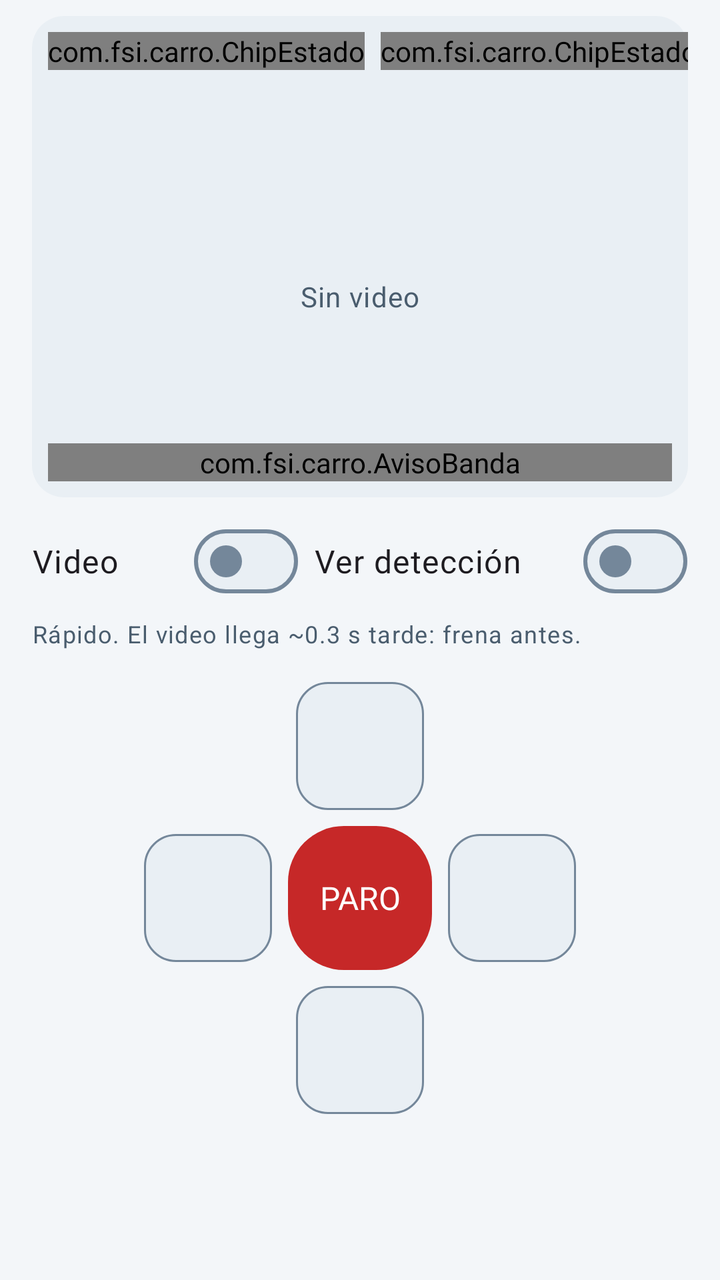
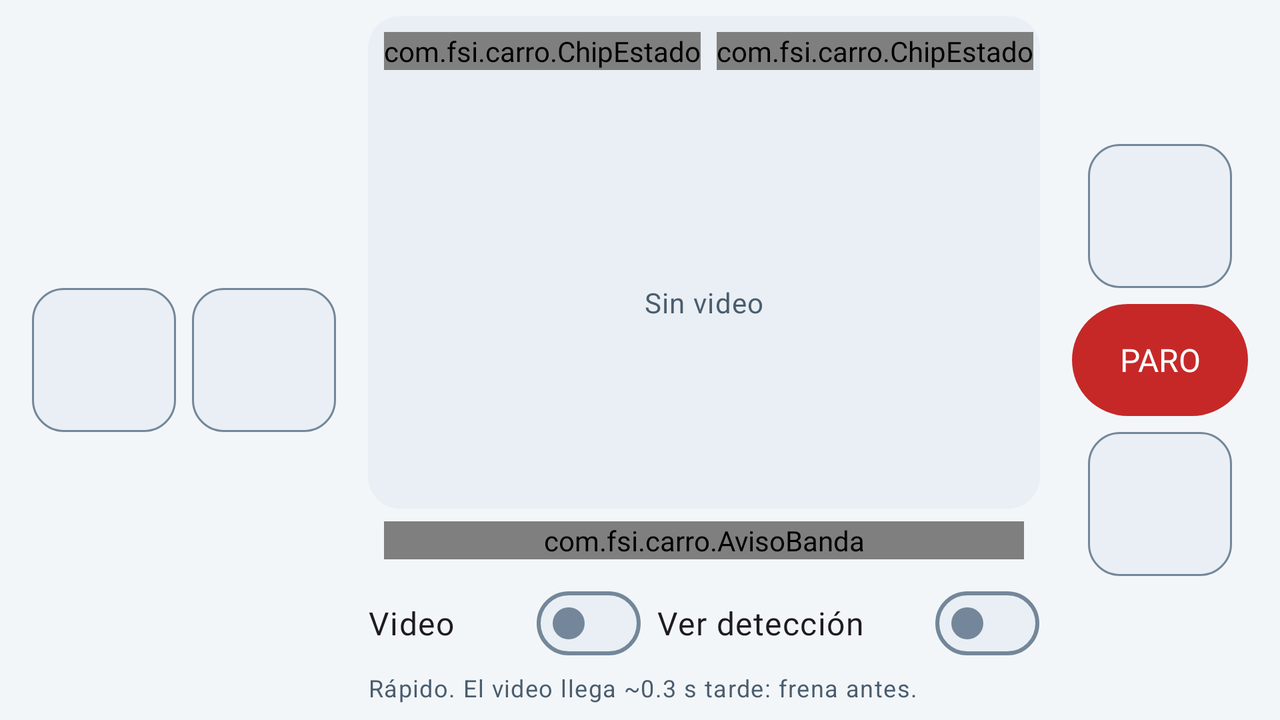

An Android layout and its configuration variant, each rendered on a device that would load it. The default file and the variant file are quoted in full after the pictures.
<!-- AndroidManifest.xml: application theme TemaApp -->
<!-- res/layout/fragment_manual.xml -->
<?xml version="1.0" encoding="utf-8"?>
<ScrollView xmlns:android="http://schemas.android.com/apk/res/android"
    xmlns:app="http://schemas.android.com/apk/res-auto"
    android:layout_width="match_parent"
    android:layout_height="match_parent"
    android:background="@color/fondo"
    android:overScrollMode="never"
    android:clipToPadding="false"
    android:fillViewport="true"
    android:paddingBottom="@dimen/e2">

    <LinearLayout
        android:layout_width="match_parent"
        android:layout_height="wrap_content"
        android:orientation="vertical"
        android:paddingStart="@dimen/margen_pantalla"
        android:paddingTop="@dimen/e1"
        android:paddingEnd="@dimen/margen_pantalla">

        <include layout="@layout/view_video_manual" />

        <LinearLayout
            android:layout_width="match_parent"
            android:layout_height="wrap_content"
            android:layout_marginTop="@dimen/e1"
            android:orientation="horizontal">

            <com.google.android.material.materialswitch.MaterialSwitch
                android:id="@+id/manual_switch_video"
                android:layout_width="0dp"
                android:layout_height="wrap_content"
                android:layout_weight="1"
                android:text="@string/manual_video"
                android:textAppearance="@style/Texto.Cuerpo" />

            <com.google.android.material.materialswitch.MaterialSwitch
                android:id="@+id/manual_switch_deteccion"
                android:layout_width="0dp"
                android:layout_height="wrap_content"
                android:layout_marginStart="@dimen/e1"
                android:layout_weight="1.4"
                android:text="@string/manual_ver_deteccion"
                android:textAppearance="@style/Texto.Cuerpo" />
        </LinearLayout>

        <TextView
            android:id="@+id/manual_aviso_retraso"
            style="@style/Texto.Etiqueta"
            android:layout_width="match_parent"
            android:layout_height="wrap_content"
            android:layout_marginTop="@dimen/e0"
            android:text="@string/manual_aviso_retraso" />

        <LinearLayout
            android:layout_width="wrap_content"
            android:layout_height="wrap_content"
            android:layout_gravity="center_horizontal"
            android:layout_marginTop="@dimen/e2"
            android:orientation="vertical">

            <com.google.android.material.button.MaterialButton
                android:id="@+id/boton_adelante"
                style="@style/Boton.Manejo"
                android:layout_width="@dimen/cruceta_boton"
                android:layout_height="@dimen/cruceta_boton"
                android:layout_gravity="center_horizontal"
                android:contentDescription="@string/adelante"
                app:icon="@drawable/ic_arrow_upward" />

            <LinearLayout
                android:layout_width="wrap_content"
                android:layout_height="wrap_content"
                android:layout_marginTop="@dimen/e1"
                android:layout_marginBottom="@dimen/e1"
                android:gravity="center_vertical"
                android:orientation="horizontal">

                <com.google.android.material.button.MaterialButton
                    android:id="@+id/boton_izquierda"
                    style="@style/Boton.Manejo"
                    android:layout_width="@dimen/cruceta_boton"
                    android:layout_height="@dimen/cruceta_boton"
                    android:contentDescription="@string/izquierda"
                    app:icon="@drawable/ic_arrow_back" />

                <com.google.android.material.button.MaterialButton
                    android:id="@+id/boton_paro"
                    style="@style/Boton.Paro"
                    android:layout_width="wrap_content"
                    android:layout_height="@dimen/paro_cruceta"
                    android:minWidth="@dimen/paro_cruceta"
                    android:layout_marginStart="@dimen/e1"
                    android:layout_marginEnd="@dimen/e1"
                    android:insetLeft="0dp"
                    android:insetRight="0dp"
                    android:maxLines="1"
                    android:paddingStart="12dp"
                    android:paddingEnd="12dp"
                    android:text="@string/paro"
                    android:textSize="16sp" />

                <com.google.android.material.button.MaterialButton
                    android:id="@+id/boton_derecha"
                    style="@style/Boton.Manejo"
                    android:layout_width="@dimen/cruceta_boton"
                    android:layout_height="@dimen/cruceta_boton"
                    android:contentDescription="@string/derecha"
                    app:icon="@drawable/ic_arrow_forward" />
            </LinearLayout>

            <com.google.android.material.button.MaterialButton
                android:id="@+id/boton_atras"
                style="@style/Boton.Manejo"
                android:layout_width="@dimen/cruceta_boton"
                android:layout_height="@dimen/cruceta_boton"
                android:layout_gravity="center_horizontal"
                android:contentDescription="@string/atras"
                app:icon="@drawable/ic_arrow_downward" />
        </LinearLayout>
    </LinearLayout>
</ScrollView>
<!-- res/layout/view_video_manual.xml (included above) -->
<?xml version="1.0" encoding="utf-8"?>
<androidx.constraintlayout.widget.ConstraintLayout xmlns:android="http://schemas.android.com/apk/res/android"
    xmlns:app="http://schemas.android.com/apk/res-auto"
    android:layout_width="match_parent"
    android:layout_height="wrap_content">

    <com.google.android.material.imageview.ShapeableImageView
        android:id="@+id/manual_video"
        android:layout_width="0dp"
        android:layout_height="0dp"
        android:background="@color/superficie_alta"
        android:contentDescription="@string/manual_video"
        android:scaleType="fitCenter"
        app:layout_constraintDimensionRatio="240:176"
        app:layout_constraintEnd_toEndOf="parent"
        app:layout_constraintStart_toStartOf="parent"
        app:layout_constraintTop_toTopOf="parent"
        app:shapeAppearanceOverlay="@style/FormaDialogo" />

    <com.fsi.carro.VistaNumerosDeteccion
        android:id="@+id/manual_overlay"
        android:layout_width="0dp"
        android:layout_height="0dp"
        android:visibility="gone"
        app:layout_constraintBottom_toBottomOf="@id/manual_video"
        app:layout_constraintEnd_toEndOf="@id/manual_video"
        app:layout_constraintStart_toStartOf="@id/manual_video"
        app:layout_constraintTop_toTopOf="@id/manual_video" />

    <LinearLayout
        android:id="@+id/manual_placeholder"
        android:layout_width="0dp"
        android:layout_height="wrap_content"
        android:gravity="center"
        android:orientation="vertical"
        app:layout_constraintBottom_toBottomOf="@id/manual_video"
        app:layout_constraintEnd_toEndOf="@id/manual_video"
        app:layout_constraintStart_toStartOf="@id/manual_video"
        app:layout_constraintTop_toTopOf="@id/manual_video">

        <ImageView
            android:layout_width="32dp"
            android:layout_height="32dp"
            android:importantForAccessibility="no"
            android:src="@drawable/ic_videocam_off"
            app:tint="@color/texto_suave" />

        <TextView
            android:id="@+id/manual_placeholder_texto"
            style="@style/Texto.Suave"
            android:layout_width="wrap_content"
            android:layout_height="wrap_content"
            android:layout_marginTop="@dimen/e1"
            android:text="@string/manual_sin_video" />
    </LinearLayout>

    <LinearLayout
        android:layout_width="wrap_content"
        android:layout_height="wrap_content"
        android:layout_margin="@dimen/e1"
        android:orientation="horizontal"
        app:layout_constraintStart_toStartOf="@id/manual_video"
        app:layout_constraintTop_toTopOf="@id/manual_video">

        <com.fsi.carro.ChipEstado
            android:id="@+id/manual_chip_retraso"
            android:layout_width="wrap_content"
            android:layout_height="wrap_content" />

        <com.fsi.carro.ChipEstado
            android:id="@+id/manual_chip_fps"
            android:layout_width="wrap_content"
            android:layout_height="wrap_content"
            android:layout_marginStart="@dimen/e1" />
    </LinearLayout>
    
    <com.fsi.carro.AvisoBanda
        android:id="@+id/manual_aviso"
        android:layout_width="0dp"
        android:layout_height="wrap_content"
        android:layout_margin="@dimen/e1"
        app:layout_constraintBottom_toBottomOf="parent"
        app:layout_constraintEnd_toEndOf="@id/manual_video"
        app:layout_constraintStart_toStartOf="@id/manual_video" />
</androidx.constraintlayout.widget.ConstraintLayout>
<!-- resources referenced by this layout -->
<resources>
  <color name="fondo">#F3F6F9</color>
  <color name="superficie_alta">#E9EFF4</color>
  <color name="texto_suave">#4A5D6E</color>
  <dimen name="cruceta_boton">64dp</dimen>
  <dimen name="e0">4dp</dimen>
  <dimen name="e1">8dp</dimen>
  <dimen name="e2">16dp</dimen>
  <dimen name="margen_pantalla">16dp</dimen>
  <dimen name="paro_cruceta">72dp</dimen>
  <string name="adelante">Adelante</string>
  <string name="atras">Atrás</string>
  <string name="derecha">Derecha</string>
  <string name="izquierda">Izquierda</string>
  <string name="manual_aviso_retraso">Rápido. El video llega ~0.3 s tarde: frena antes.</string>
  <string name="manual_sin_video">Sin video</string>
  <string name="manual_ver_deteccion">Ver detección</string>
  <string name="manual_video">Video</string>
  <string name="paro">PARO</string>
  <style name="FormaDialogo">
          <item name="cornerFamily">rounded</item>
          <item name="cornerSize">@dimen/radio_tarjeta</item>
      </style>
  <style name="Texto.Cuerpo" parent="TextAppearance.Material3.BodyLarge">
          <item name="android:lineHeight">24sp</item>
          <item name="android:fontFamily">@font/inter</item>
          <item name="android:textSize">16sp</item>
          <item name="android:textColor">@color/texto</item>
      </style>
  <style name="Texto.Etiqueta" parent="TextAppearance.Material3.BodyLarge">
          <item name="android:lineHeight">16sp</item>
          <item name="android:fontFamily">@font/inter_medium</item>
          <item name="android:textSize">12sp</item>
          <item name="android:textColor">@color/texto_suave</item>
          <item name="android:letterSpacing">0.04</item>
      </style>
  <style name="Texto.Suave" parent="Texto.Cuerpo">
          <item name="android:lineHeight">20sp</item>
          <item name="android:textColor">@color/texto_suave</item>
          <item name="android:textSize">14sp</item>
      </style>
  <color name="borde_fuerte">#74879A</color>
  <dimen name="borde_fino">1dp</dimen>
  <color name="texto">#0F1B26</color>
  <dimen name="radio_tarjeta">16dp</dimen>
  <dimen name="toque_manejo">56dp</dimen>
  <color name="acento">#0B7285</color>
  <color name="paro">#C62828</color>
  <color name="sobre_paro">#FFFFFF</color>
  <dimen name="radio_boton">28dp</dimen>
  <style name="TextoBoton" parent="TextAppearance.Material3.LabelLarge">
          <item name="android:lineHeight">24sp</item>
          <item name="android:fontFamily">@font/inter_semibold</item>
          <item name="android:textSize">16sp</item>
          <item name="android:letterSpacing">0</item>
      </style>
  <color name="sobre_acento">#FFFFFF</color>
  <color name="acento_texto">#0B7285</color>
  <color name="superficie">#FFFFFF</color>
  <color name="borde">#D3DCE4</color>
  <color name="peligro">#B3261E</color>
  <style name="Texto.Subtitulo" parent="TextAppearance.Material3.BodyLarge">
          <item name="android:lineHeight">24sp</item>
          <item name="android:fontFamily">@font/inter_medium</item>
          <item name="android:textSize">18sp</item>
          <item name="android:textColor">@color/texto</item>
      </style>
  <style name="Texto.Titulo" parent="TextAppearance.Material3.BodyLarge">
          <item name="android:lineHeight">32sp</item>
          <item name="android:fontFamily">@font/inter_semibold</item>
          <item name="android:textSize">24sp</item>
          <item name="android:textColor">@color/texto</item>
          <item name="android:letterSpacing">-0.01</item>
      </style>
  <style name="Interruptor" parent="Widget.Material3.CompoundButton.MaterialSwitch">
          <item name="android:minHeight">@dimen/toque_minimo</item>
      </style>
  <dimen name="toque_minimo">48dp</dimen>
  <style name="BarraInferior.Indicador" parent="Widget.Material3.BottomNavigationView.ActiveIndicator">
          <item name="android:color">@color/superficie_alta</item>
      </style>
  <style name="Texto.EtiquetaActiva" parent="Texto.Etiqueta">
          <item name="android:textColor">@color/acento_texto</item>
      </style>
  <!-- some entries are left out for length -->
</resources>
<!-- res/layout-land/fragment_manual.xml (the repository's variant of the layout above) -->
<!-- drawn on the phone turned sideways -->
<?xml version="1.0" encoding="utf-8"?>
<LinearLayout xmlns:android="http://schemas.android.com/apk/res/android"
    xmlns:app="http://schemas.android.com/apk/res-auto"
    android:layout_width="match_parent"
    android:layout_height="match_parent"
    android:gravity="center_vertical"
    android:orientation="horizontal"
    android:paddingStart="@dimen/e2"
    android:paddingTop="@dimen/e1"
    android:paddingEnd="@dimen/e2"
    android:paddingBottom="@dimen/e1">

    <LinearLayout
        android:layout_width="wrap_content"
        android:layout_height="wrap_content"
        android:orientation="horizontal">

        <com.google.android.material.button.MaterialButton
            android:id="@+id/boton_izquierda"
            style="@style/Boton.Manejo"
            android:layout_width="72dp"
            android:layout_height="72dp"
            android:contentDescription="@string/izquierda"
            android:paddingStart="20dp"
            app:icon="@drawable/ic_arrow_back" />

        <com.google.android.material.button.MaterialButton
            android:id="@+id/boton_derecha"
            style="@style/Boton.Manejo"
            android:layout_width="72dp"
            android:layout_height="72dp"
            android:layout_marginStart="@dimen/e1"
            android:contentDescription="@string/derecha"
            android:paddingStart="20dp"
            app:icon="@drawable/ic_arrow_forward" />
    </LinearLayout>

    <LinearLayout
        android:layout_width="0dp"
        android:layout_height="match_parent"
        android:layout_marginStart="@dimen/e2"
        android:layout_marginEnd="@dimen/e2"
        android:layout_weight="1"
        android:orientation="vertical">

        <include
            layout="@layout/view_video_manual"
            android:layout_width="match_parent"
            android:layout_height="0dp"
            android:layout_weight="1" />

        <LinearLayout
            android:layout_width="match_parent"
            android:layout_height="wrap_content"
            android:orientation="horizontal">

            <com.google.android.material.materialswitch.MaterialSwitch
                android:id="@+id/manual_switch_video"
                android:layout_width="0dp"
                android:layout_height="wrap_content"
                android:layout_weight="1"
                android:text="@string/manual_video"
                android:textAppearance="@style/Texto.Cuerpo" />

            <com.google.android.material.materialswitch.MaterialSwitch
                android:id="@+id/manual_switch_deteccion"
                android:layout_width="0dp"
                android:layout_height="wrap_content"
                android:layout_marginStart="@dimen/e1"
                android:layout_weight="1.4"
                android:text="@string/manual_ver_deteccion"
                android:textAppearance="@style/Texto.Cuerpo" />
        </LinearLayout>

        <TextView
            android:id="@+id/manual_aviso_retraso"
            style="@style/Texto.Etiqueta"
            android:layout_width="match_parent"
            android:layout_height="wrap_content"
            android:text="@string/manual_aviso_retraso" />
    </LinearLayout>

    <LinearLayout
        android:layout_width="wrap_content"
        android:layout_height="wrap_content"
        android:gravity="center_horizontal"
        android:orientation="vertical">

        <com.google.android.material.button.MaterialButton
            android:id="@+id/boton_adelante"
            style="@style/Boton.Manejo"
            android:layout_width="72dp"
            android:layout_height="72dp"
            android:contentDescription="@string/adelante"
            android:paddingStart="20dp"
            app:icon="@drawable/ic_arrow_upward" />

        <com.google.android.material.button.MaterialButton
            android:id="@+id/boton_paro"
            style="@style/Boton.Paro"
            android:layout_width="wrap_content"
            android:layout_height="@dimen/toque_manejo"
            android:minWidth="88dp"
            android:layout_marginTop="@dimen/e1"
            android:layout_marginBottom="@dimen/e1"
            android:insetLeft="0dp"
            android:insetRight="0dp"
            android:paddingStart="12dp"
            android:maxLines="1"
            android:paddingEnd="12dp"
            android:text="@string/paro"
            android:textSize="16sp" />

        <com.google.android.material.button.MaterialButton
            android:id="@+id/boton_atras"
            style="@style/Boton.Manejo"
            android:layout_width="72dp"
            android:layout_height="72dp"
            android:contentDescription="@string/atras"
            android:paddingStart="20dp"
            app:icon="@drawable/ic_arrow_downward" />
    </LinearLayout>
</LinearLayout>
<!-- resources referenced by the variant -->
<!-- as the phone turned sideways resolves them -->
<resources>
  <color name="superficie_alta">#E9EFF4</color>
  <color name="texto_suave">#4A5D6E</color>
  <dimen name="e1">8dp</dimen>
  <dimen name="e2">16dp</dimen>
  <dimen name="toque_manejo">56dp</dimen>
  <string name="adelante">Adelante</string>
  <string name="atras">Atrás</string>
  <string name="derecha">Derecha</string>
  <string name="izquierda">Izquierda</string>
  <string name="manual_aviso_retraso">Rápido. El video llega ~0.3 s tarde: frena antes.</string>
  <string name="manual_sin_video">Sin video</string>
  <string name="manual_ver_deteccion">Ver detección</string>
  <string name="manual_video">Video</string>
  <string name="paro">PARO</string>
  <style name="FormaDialogo">
          <item name="cornerFamily">rounded</item>
          <item name="cornerSize">@dimen/radio_tarjeta</item>
      </style>
  <style name="Texto.Cuerpo" parent="TextAppearance.Material3.BodyLarge">
          <item name="android:lineHeight">24sp</item>
          <item name="android:fontFamily">@font/inter</item>
          <item name="android:textSize">16sp</item>
          <item name="android:textColor">@color/texto</item>
      </style>
  <style name="Texto.Etiqueta" parent="TextAppearance.Material3.BodyLarge">
          <item name="android:lineHeight">16sp</item>
          <item name="android:fontFamily">@font/inter_medium</item>
          <item name="android:textSize">12sp</item>
          <item name="android:textColor">@color/texto_suave</item>
          <item name="android:letterSpacing">0.04</item>
      </style>
  <style name="Texto.Suave" parent="Texto.Cuerpo">
          <item name="android:lineHeight">20sp</item>
          <item name="android:textColor">@color/texto_suave</item>
          <item name="android:textSize">14sp</item>
      </style>
  <color name="borde_fuerte">#74879A</color>
  <dimen name="borde_fino">1dp</dimen>
  <color name="texto">#0F1B26</color>
  <dimen name="radio_tarjeta">16dp</dimen>
  <color name="acento">#0B7285</color>
  <color name="paro">#C62828</color>
  <color name="sobre_paro">#FFFFFF</color>
  <dimen name="radio_boton">28dp</dimen>
  <style name="TextoBoton" parent="TextAppearance.Material3.LabelLarge">
          <item name="android:lineHeight">24sp</item>
          <item name="android:fontFamily">@font/inter_semibold</item>
          <item name="android:textSize">16sp</item>
          <item name="android:letterSpacing">0</item>
      </style>
  <color name="sobre_acento">#FFFFFF</color>
  <color name="acento_texto">#0B7285</color>
  <color name="superficie">#FFFFFF</color>
  <color name="borde">#D3DCE4</color>
  <color name="peligro">#B3261E</color>
  <color name="fondo">#F3F6F9</color>
  <style name="Texto.Subtitulo" parent="TextAppearance.Material3.BodyLarge">
          <item name="android:lineHeight">24sp</item>
          <item name="android:fontFamily">@font/inter_medium</item>
          <item name="android:textSize">18sp</item>
          <item name="android:textColor">@color/texto</item>
      </style>
  <style name="Texto.Titulo" parent="TextAppearance.Material3.BodyLarge">
          <item name="android:lineHeight">32sp</item>
          <item name="android:fontFamily">@font/inter_semibold</item>
          <item name="android:textSize">24sp</item>
          <item name="android:textColor">@color/texto</item>
          <item name="android:letterSpacing">-0.01</item>
      </style>
  <style name="Interruptor" parent="Widget.Material3.CompoundButton.MaterialSwitch">
          <item name="android:minHeight">@dimen/toque_minimo</item>
      </style>
  <dimen name="toque_minimo">48dp</dimen>
  <style name="BarraInferior.Indicador" parent="Widget.Material3.BottomNavigationView.ActiveIndicator">
          <item name="android:color">@color/superficie_alta</item>
      </style>
  <style name="Texto.EtiquetaActiva" parent="Texto.Etiqueta">
          <item name="android:textColor">@color/acento_texto</item>
      </style>
  <!-- some entries are left out for length -->
</resources>
